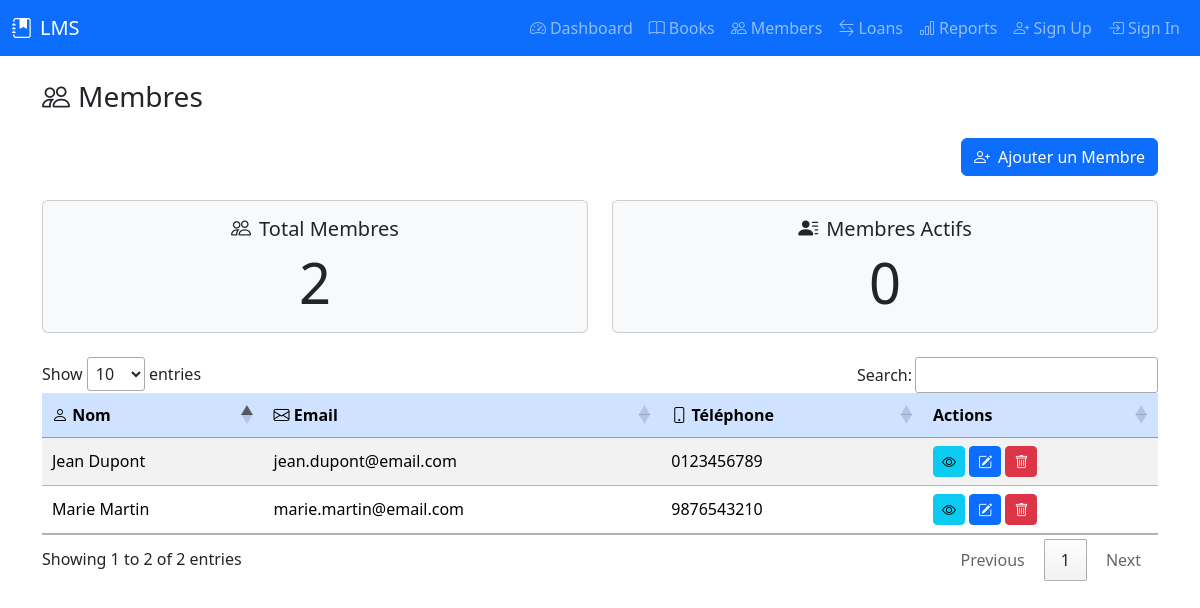
The app's page /members, older data.
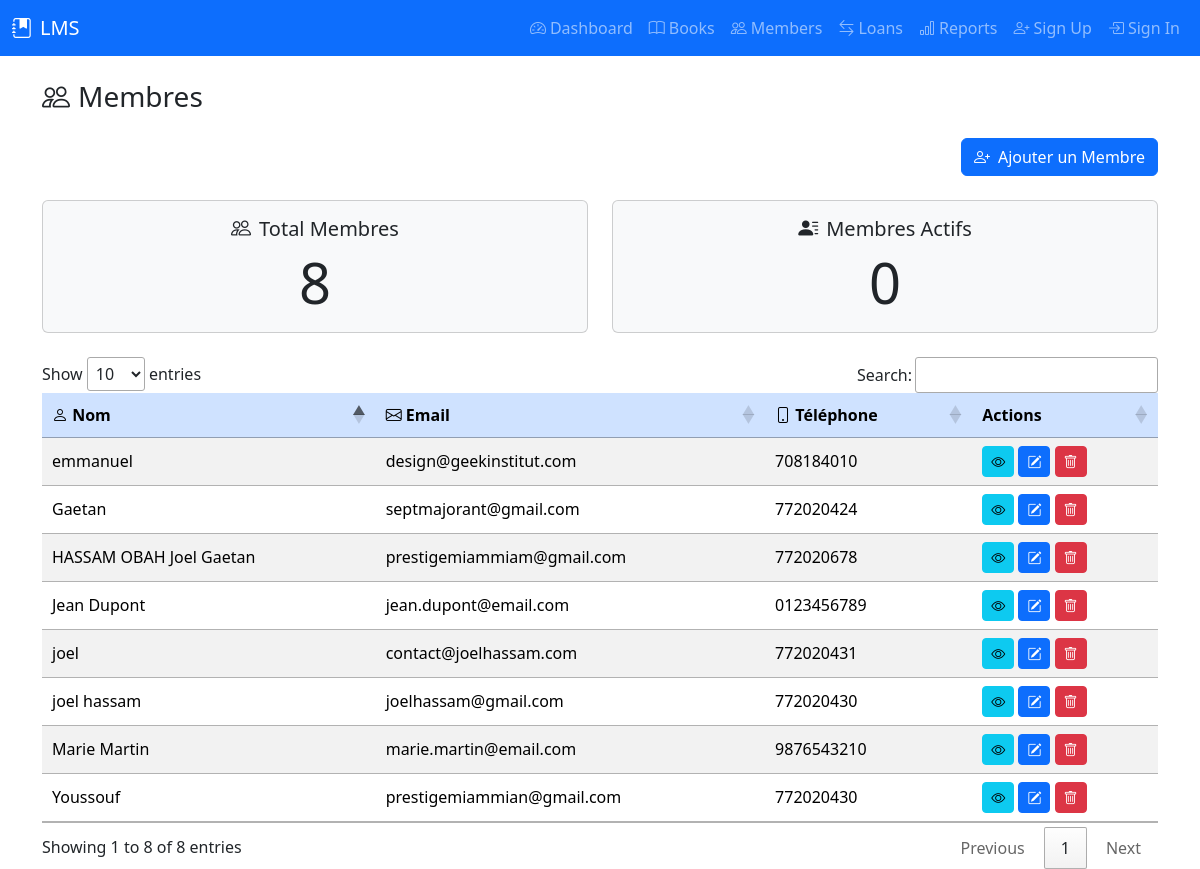
The same page, newer data.
### tables this page shows
CREATE TABLE members (
            member_id INTEGER PRIMARY KEY AUTOINCREMENT,
            name TEXT NOT NULL,
            email TEXT UNIQUE,
            phone TEXT,
            address TEXT,
            registration_date TEXT DEFAULT CURRENT_TIMESTAMP
        , status TEXT DEFAULT 'active');

### controllers/dashboard_controller.py (the view)
@dashboard_blueprint.route('/members', methods=['GET'])
def members():
    try:
        stats = dashboard_service.get_dashboard_statistics()
        members_data = dashboard_service.get_members_data()
        members_loans_data = dashboard_service.get_members_loans_data()
        return render_template('members.html', **stats, members=members_data, members_loans_data = members_loans_data)
    except Exception as e:
        return jsonify({'error': str(e)}), 500

### models/author.py (called while the page is built)
    @classmethod
    def all(cls):
        query = f"SELECT * FROM {cls.TABLE_NAME}"
        results = DatabaseConnection.execute_query(query)
        if results:
            conn = DatabaseConnection.get_connection()
            cursor = conn.cursor()
            cursor.execute(f"PRAGMA table_info({cls.TABLE_NAME})")
            columns = [column[1] for column in cursor.fetchall()]
            conn.close()
            return [cls(**dict(zip(columns, result))) for result in results]
        return []

### models/base_model.py (called while the page is built)
    def _get_attribute(self, name):
        return self._attributes.get(name)

    def _set_attribute(self, name, value):
        self._attributes[name] = value

    def __getattr__(self, name):
        if name in self._attributes:
            return self._get_attribute(name)
        raise AttributeError(f"'{self.__class__.__name__}' object has no attribute '{name}'")

    def __setattr__(self, name, value):
        if name == "_attributes":
            super().__setattr__(name, value)
        else:
            self._set_attribute(name, value)

    @classmethod
    def find_all(cls):
        if not cls.TABLE_NAME:
            raise NotImplementedError("TABLE_NAME must be defined in subclass")
        query = f"SELECT * FROM {cls.TABLE_NAME}"
        results = DatabaseConnection.execute_query(query)
        if results:
            conn = DatabaseConnection.get_connection()
            cursor = conn.cursor()
            cursor.execute(f"PRAGMA table_info({cls.TABLE_NAME})")
            columns = [column[1] for column in cursor.fetchall()]
            conn.close()
            return [cls(**dict(zip(columns, result))) for result in results]
        return []

### models/book.py (called while the page is built, shortened)
    @classmethod
    def find_overdue_books(cls):
        query = f"""
        SELECT b.*
        FROM {cls.TABLE_NAME} AS b
        JOIN loans AS l ON b.book_id = l.book_id
        WHERE l.due_date < DATE('now') AND l.return_date IS NULL
        """
        results = DatabaseConnection.execute_query(query)
        return []

    @classmethod
    def find_popular_books(cls, threshold=10):
        query = f"""
        SELECT b.*
        FROM {cls.TABLE_NAME} AS b
        JOIN loans AS l ON b.book_id = l.book_id
        GROUP BY b.book_id
        HAVING COUNT(l.book_id) >= ?
        """
        results = DatabaseConnection.execute_query(query, (threshold,))
        return []

### models/borrowing.py (called while the page is built)
    @property
    def due_date(self):
        return self._get_attribute("due_date")

### templates/members.html (shortened to what this page needs)
<!DOCTYPE html>
<html lang="fr">
<head>
    <link rel="stylesheet" href="/static/css/style.css">
    <link href="https://cdn.jsdelivr.net/npm/bootstrap@5.3.2/dist/css/bootstrap.min.css" rel="stylesheet">
    <link rel="stylesheet" href="https://cdn.jsdelivr.net/npm/bootstrap-icons@1.11.3/font/bootstrap-icons.css">
    <link rel="stylesheet" href="https://cdn.datatables.net/1.13.4/css/jquery.dataTables.min.css">
</head>
<body>
{% include 'includes/navbar.html' %}
<div class="container">
    <h3 class="mb-4"><i class="bi bi-people me-2"></i>Membres</h3>
    <div class="d-flex justify-content-end mb-4">
        <button type="button" class="btn btn-primary" data-bs-toggle="modal" data-bs-target="#addMemberModal">
            <i class="bi bi-person-plus me-2"></i>Ajouter un Membre
        </button>
    </div>
    <div class="row text-center mb-4">
        <div class="col-md-6">
            <div class="card bg-light">
                <div class="card-body">
                    <h5 class="card-title"><i class="bi bi-people me-2"></i>Total Membres</h5>
                    <p class="card-text display-4">{{ total_members }}</p>
                </div>
            </div>
        </div>
        <div class="col-md-6">
            <div class="card bg-light">
                <div class="card-body">
                    <h5 class="card-title"><i class="bi bi-person-lines-fill me-2"></i>Membres Actifs</h5>
                    <p class="card-text display-4">{{ total_active_members }}</p>
                </div>
            </div>
        </div>
    </div>
    <div class="table-responsive">
        <table id="membersTable" class="table table-striped table-hover align-middle">
            <thead class="table-primary">
                <tr>
                    <th><i class="bi bi-person"></i> Nom</th>
                    <th><i class="bi bi-envelope"></i> Email</th>
                    <th><i class="bi bi-phone"></i> Téléphone</th>
                    <th>Actions</th>
                </tr>
            </thead>
            <tbody>
                {% for member in members %}
                <tr>
                    <td>{{ member.name }}</td>
                    <td>{{ member.email }}</td>
                    <td>{{ member.phone }}</td>
                    <td>
                        <button class="btn btn-info btn-sm" title="Voir détails" data-bs-toggle="modal" data-bs-target="#detailsModal{{ member.id }}"><i class="bi bi-eye"></i></button>
                        <button class="btn btn-primary btn-sm" title="Modifier" data-bs-toggle="modal" data-bs-target="#editModal{{ member.id }}"><i class="bi bi-pencil-square"></i></button>
                        <button class="btn btn-danger btn-sm" title="Supprimer" data-bs-toggle="modal" data-bs-target="#deleteModal{{ member.id }}"><i class="bi bi-trash"></i></button>
                    </td>
                </tr>
                {% endfor %}
            </tbody>
        </table>
    </div>
</div>
<div class="toast-container position-fixed top-0 end-0 p-3">
</div>
</body>
</html>

### templates/includes/navbar.html (shortened to what this page needs)
<nav class="navbar navbar-expand-lg navbar-dark bg-primary mb-4">
    <div class="container-fluid">
        <a class="navbar-brand d-flex align-items-center" href="/">
            <i class="bi bi-journal-bookmark-fill me-2"></i>LMS
        </a>
        <div class="collapse navbar-collapse" id="navbarNav">
            <ul class="navbar-nav ms-auto">
                <li class="nav-item"><a class="nav-link" href="/"><i class="bi bi-speedometer2 me-1"></i>Dashboard</a></li>
                <li class="nav-item"><a class="nav-link" href="/books"><i class="bi bi-book me-1"></i>Books</a></li>
                <li class="nav-item"><a class="nav-link" href="/members"><i class="bi bi-people me-1"></i>Members</a></li>
                <li class="nav-item"><a class="nav-link" href="/loans"><i class="bi bi-arrow-left-right me-1"></i>Loans</a></li>
                <li class="nav-item"><a class="nav-link" href="/reports"><i class="bi bi-bar-chart me-1"></i>Reports</a></li>
                <li class="nav-item"><a class="nav-link" href="/register"><i class="bi bi-person-plus me-1"></i>Sign Up</a></li>
                <li class="nav-item"><a class="nav-link" href="/login"><i class="bi bi-box-arrow-in-right me-1"></i>Sign In</a></li>
            </ul>
        </div>
    </div>
</nav>

Row changes from the older to the newer data that the page shows:
added members: name "joel hassam", email "joelhassam@gmail.com", phone "772020430"
added members: name "joel", email "contact@joelhassam.com", phone "772020431"
added members: name "emmanuel", email "design@geekinstitut.com", phone "708184010"
added members: name "Gaetan", email "septmajorant@gmail.com", phone "772020424"
added members: name "HASSAM OBAH Joel Gaetan", email "prestigemiammiam@gmail.com", phone "772020678"
added members: name "Youssouf", email "prestigemiammian@gmail.com", phone "772020430"
Text that changed along with them:
{{ total_members }}: "2" → "8"
text written by a page script: "Show entries Search: Showing 1 to 2 of 2 entries Previous 1 Next" → "Show entries Search: Showing 1 to 8 of 8 entries Previous 1 Next"
